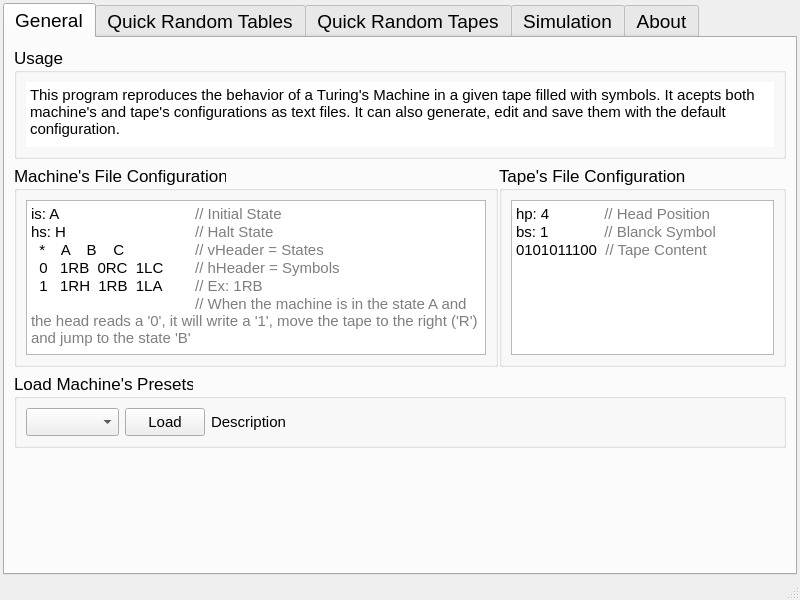
<?xml version="1.0" encoding="UTF-8"?>
<ui version="4.0">
 <class>Settings</class>
 <widget class="QMainWindow" name="Settings">
  <property name="geometry">
   <rect>
    <x>0</x>
    <y>0</y>
    <width>800</width>
    <height>600</height>
   </rect>
  </property>
  <property name="windowTitle">
   <string>MainWindow</string>
  </property>
  <widget class="QWidget" name="centralwidget">
   <layout class="QVBoxLayout" name="verticalLayout_6">
    <property name="spacing">
     <number>0</number>
    </property>
    <property name="leftMargin">
     <number>3</number>
    </property>
    <property name="topMargin">
     <number>3</number>
    </property>
    <property name="rightMargin">
     <number>3</number>
    </property>
    <property name="bottomMargin">
     <number>3</number>
    </property>
    <item>
     <widget class="QTabWidget" name="tabWidget">
      <property name="font">
       <font>
        <pointsize>14</pointsize>
       </font>
      </property>
      <property name="currentIndex">
       <number>0</number>
      </property>
      <widget class="QWidget" name="Genereal">
       <attribute name="title">
        <string>General</string>
       </attribute>
       <layout class="QVBoxLayout" name="verticalLayout_3">
        <item>
         <widget class="QGroupBox" name="Usage">
          <property name="font">
           <font>
            <pointsize>13</pointsize>
           </font>
          </property>
          <property name="title">
           <string>Usage</string>
          </property>
          <layout class="QHBoxLayout" name="horizontalLayout_8">
           <item>
            <widget class="QTextBrowser" name="usageTBrows">
             <property name="sizePolicy">
              <sizepolicy hsizetype="Expanding" vsizetype="Minimum">
               <horstretch>0</horstretch>
               <verstretch>0</verstretch>
              </sizepolicy>
             </property>
             <property name="minimumSize">
              <size>
               <width>0</width>
               <height>65</height>
              </size>
             </property>
             <property name="maximumSize">
              <size>
               <width>16777215</width>
               <height>65</height>
              </size>
             </property>
             <property name="frameShape">
              <enum>QFrame::NoFrame</enum>
             </property>
             <property name="html">
              <string>&lt;!DOCTYPE HTML PUBLIC &quot;-//W3C//DTD HTML 4.0//EN&quot; &quot;http://www.w3.org/TR/REC-html40/strict.dtd&quot;&gt;
&lt;html&gt;&lt;head&gt;&lt;meta name=&quot;qrichtext&quot; content=&quot;1&quot; /&gt;&lt;style type=&quot;text/css&quot;&gt;
p, li { white-space: pre-wrap; }
&lt;/style&gt;&lt;/head&gt;&lt;body style=&quot; font-family:'MS Shell Dlg 2'; font-size:13pt; font-weight:400; font-style:normal;&quot;&gt;
&lt;p style=&quot; margin-top:0px; margin-bottom:0px; margin-left:0px; margin-right:0px; -qt-block-indent:0; text-indent:0px;&quot;&gt;&lt;span style=&quot; font-size:11pt;&quot;&gt;This program reproduces the behavior of a Turing's Machine in a given tape filled with symbols. It acepts both machine's and tape's configurations as text files. It can also generate, edit and save them with the default configuration.&lt;/span&gt;&lt;/p&gt;&lt;/body&gt;&lt;/html&gt;</string>
             </property>
            </widget>
           </item>
          </layout>
         </widget>
        </item>
        <item>
         <widget class="QSplitter" name="generalSplit">
          <property name="orientation">
           <enum>Qt::Horizontal</enum>
          </property>
          <property name="handleWidth">
           <number>1</number>
          </property>
          <widget class="QGroupBox" name="MachineConf">
           <property name="font">
            <font>
             <pointsize>13</pointsize>
            </font>
           </property>
           <property name="title">
            <string>Machine's File Configuration</string>
           </property>
           <layout class="QHBoxLayout" name="horizontalLayout_9">
            <item>
             <widget class="QTextBrowser" name="machineTBrows">
              <property name="sizePolicy">
               <sizepolicy hsizetype="Expanding" vsizetype="Minimum">
                <horstretch>0</horstretch>
                <verstretch>0</verstretch>
               </sizepolicy>
              </property>
              <property name="minimumSize">
               <size>
                <width>460</width>
                <height>155</height>
               </size>
              </property>
              <property name="maximumSize">
               <size>
                <width>16777215</width>
                <height>155</height>
               </size>
              </property>
              <property name="html">
               <string>&lt;!DOCTYPE HTML PUBLIC &quot;-//W3C//DTD HTML 4.0//EN&quot; &quot;http://www.w3.org/TR/REC-html40/strict.dtd&quot;&gt;
&lt;html&gt;&lt;head&gt;&lt;meta name=&quot;qrichtext&quot; content=&quot;1&quot; /&gt;&lt;style type=&quot;text/css&quot;&gt;
p, li { white-space: pre-wrap; }
&lt;/style&gt;&lt;/head&gt;&lt;body style=&quot; font-family:'MS Shell Dlg 2'; font-size:13pt; font-weight:400; font-style:normal;&quot;&gt;
&lt;p style=&quot; margin-top:0px; margin-bottom:0px; margin-left:0px; margin-right:0px; -qt-block-indent:0; text-indent:0px;&quot;&gt;&lt;span style=&quot; font-family:'Consolas'; font-size:11pt;&quot;&gt;is: A		 &lt;/span&gt;&lt;span style=&quot; font-family:'Consolas'; font-size:11pt; color:#7e7e7e;&quot;&gt;// Initial State&lt;/span&gt;&lt;/p&gt;
&lt;p style=&quot; margin-top:0px; margin-bottom:0px; margin-left:0px; margin-right:0px; -qt-block-indent:0; text-indent:0px;&quot;&gt;&lt;span style=&quot; font-family:'Consolas'; font-size:11pt;&quot;&gt;hs: H		&lt;/span&gt;&lt;span style=&quot; font-family:'Consolas'; font-size:11pt; color:#7e7e7e;&quot;&gt; // Halt State&lt;/span&gt;&lt;/p&gt;
&lt;p style=&quot; margin-top:0px; margin-bottom:0px; margin-left:0px; margin-right:0px; -qt-block-indent:0; text-indent:0px;&quot;&gt;&lt;span style=&quot; font-family:'Consolas'; font-size:11pt;&quot;&gt;  *    A    B    C	 &lt;/span&gt;&lt;span style=&quot; font-family:'Consolas'; font-size:11pt; color:#7e7e7e;&quot;&gt;// vHeader = States&lt;/span&gt;&lt;/p&gt;
&lt;p style=&quot; margin-top:0px; margin-bottom:0px; margin-left:0px; margin-right:0px; -qt-block-indent:0; text-indent:0px;&quot;&gt;&lt;span style=&quot; font-family:'Consolas'; font-size:11pt;&quot;&gt;  0   1RB  0RC  1LC	 &lt;/span&gt;&lt;span style=&quot; font-family:'Consolas'; font-size:11pt; color:#7e7e7e;&quot;&gt;// hHeader = Symbols&lt;/span&gt;&lt;/p&gt;
&lt;p style=&quot; margin-top:0px; margin-bottom:0px; margin-left:0px; margin-right:0px; -qt-block-indent:0; text-indent:0px;&quot;&gt;&lt;span style=&quot; font-family:'Consolas'; font-size:11pt;&quot;&gt;  1   1RH  1RB  1LA	 &lt;/span&gt;&lt;span style=&quot; font-family:'Consolas'; font-size:11pt; color:#7e7e7e;&quot;&gt;// Ex: 1RB&lt;/span&gt;&lt;/p&gt;
&lt;p style=&quot; margin-top:0px; margin-bottom:0px; margin-left:0px; margin-right:0px; -qt-block-indent:0; text-indent:0px;&quot;&gt;&lt;span style=&quot; font-family:'Consolas'; font-size:11pt; color:#7e7e7e;&quot;&gt;		 // When the machine is in the state A and the head reads a '0', it will write a '1', move the tape to the right ('R') and jump to the state 'B'&lt;/span&gt;&lt;/p&gt;&lt;/body&gt;&lt;/html&gt;</string>
              </property>
             </widget>
            </item>
           </layout>
          </widget>
          <widget class="QGroupBox" name="TapeConf">
           <property name="font">
            <font>
             <pointsize>13</pointsize>
            </font>
           </property>
           <property name="title">
            <string>Tape's File Configuration</string>
           </property>
           <layout class="QHBoxLayout" name="horizontalLayout_10">
            <item>
             <widget class="QTextBrowser" name="tapeTBrows">
              <property name="sizePolicy">
               <sizepolicy hsizetype="Expanding" vsizetype="Minimum">
                <horstretch>0</horstretch>
                <verstretch>0</verstretch>
               </sizepolicy>
              </property>
              <property name="minimumSize">
               <size>
                <width>263</width>
                <height>155</height>
               </size>
              </property>
              <property name="maximumSize">
               <size>
                <width>16777215</width>
                <height>155</height>
               </size>
              </property>
              <property name="html">
               <string>&lt;!DOCTYPE HTML PUBLIC &quot;-//W3C//DTD HTML 4.0//EN&quot; &quot;http://www.w3.org/TR/REC-html40/strict.dtd&quot;&gt;
&lt;html&gt;&lt;head&gt;&lt;meta name=&quot;qrichtext&quot; content=&quot;1&quot; /&gt;&lt;style type=&quot;text/css&quot;&gt;
p, li { white-space: pre-wrap; }
&lt;/style&gt;&lt;/head&gt;&lt;body style=&quot; font-family:'MS Shell Dlg 2'; font-size:13pt; font-weight:400; font-style:normal;&quot;&gt;
&lt;p style=&quot; margin-top:0px; margin-bottom:0px; margin-left:0px; margin-right:0px; -qt-block-indent:0; text-indent:0px;&quot;&gt;&lt;span style=&quot; font-family:'Consolas'; font-size:11pt;&quot;&gt;hp: 4	  &lt;/span&gt;&lt;span style=&quot; font-family:'Consolas'; font-size:11pt; color:#7e7e7e;&quot;&gt;// Head Position&lt;/span&gt;&lt;/p&gt;
&lt;p style=&quot; margin-top:0px; margin-bottom:0px; margin-left:0px; margin-right:0px; -qt-block-indent:0; text-indent:0px;&quot;&gt;&lt;span style=&quot; font-family:'Consolas'; font-size:11pt;&quot;&gt;bs: 1	  &lt;/span&gt;&lt;span style=&quot; font-family:'Consolas'; font-size:11pt; color:#7e7e7e;&quot;&gt;// Blanck Symbol&lt;/span&gt;&lt;/p&gt;
&lt;p style=&quot; margin-top:0px; margin-bottom:0px; margin-left:0px; margin-right:0px; -qt-block-indent:0; text-indent:0px;&quot;&gt;&lt;span style=&quot; font-family:'Consolas'; font-size:11pt;&quot;&gt;0101011100  &lt;/span&gt;&lt;span style=&quot; font-family:'Consolas'; font-size:11pt; color:#7e7e7e;&quot;&gt;// Tape Content&lt;/span&gt;&lt;/p&gt;&lt;/body&gt;&lt;/html&gt;</string>
              </property>
             </widget>
            </item>
           </layout>
          </widget>
         </widget>
        </item>
        <item>
         <widget class="QGroupBox" name="groupBox">
          <property name="font">
           <font>
            <pointsize>13</pointsize>
           </font>
          </property>
          <property name="title">
           <string>Load Machine's Presets</string>
          </property>
          <layout class="QHBoxLayout" name="horizontalLayout_11">
           <item>
            <widget class="QComboBox" name="presetsCBox"/>
           </item>
           <item>
            <widget class="QPushButton" name="loadPresetBt">
             <property name="sizePolicy">
              <sizepolicy hsizetype="Minimum" vsizetype="Preferred">
               <horstretch>0</horstretch>
               <verstretch>0</verstretch>
              </sizepolicy>
             </property>
             <property name="font">
              <font>
               <pointsize>11</pointsize>
              </font>
             </property>
             <property name="text">
              <string>Load</string>
             </property>
            </widget>
           </item>
           <item>
            <widget class="QLabel" name="label">
             <property name="font">
              <font>
               <pointsize>11</pointsize>
              </font>
             </property>
             <property name="text">
              <string>Description</string>
             </property>
            </widget>
           </item>
           <item>
            <spacer name="zSpacer_10">
             <property name="orientation">
              <enum>Qt::Horizontal</enum>
             </property>
             <property name="sizeHint" stdset="0">
              <size>
               <width>491</width>
               <height>20</height>
              </size>
             </property>
            </spacer>
           </item>
          </layout>
         </widget>
        </item>
        <item>
         <spacer name="verticalSpacer">
          <property name="orientation">
           <enum>Qt::Vertical</enum>
          </property>
          <property name="sizeHint" stdset="0">
           <size>
            <width>20</width>
            <height>144</height>
           </size>
          </property>
         </spacer>
        </item>
       </layout>
      </widget>
      <widget class="QWidget" name="RandomTables">
       <attribute name="title">
        <string>Quick Random Tables</string>
       </attribute>
       <layout class="QVBoxLayout" name="verticalLayout_8">
        <item>
         <widget class="QGroupBox" name="TableNameBox">
          <property name="font">
           <font>
            <pointsize>13</pointsize>
           </font>
          </property>
          <property name="title">
           <string>Name Generation</string>
          </property>
          <layout class="QHBoxLayout" name="horizontalLayout">
           <item>
            <widget class="QLabel" name="zNameLabel">
             <property name="maximumSize">
              <size>
               <width>85</width>
               <height>16777215</height>
              </size>
             </property>
             <property name="font">
              <font>
               <pointsize>11</pointsize>
              </font>
             </property>
             <property name="text">
              <string>Name Prefix: </string>
             </property>
            </widget>
           </item>
           <item>
            <widget class="QLineEdit" name="tableNameEdit">
             <property name="font">
              <font>
               <pointsize>12</pointsize>
              </font>
             </property>
            </widget>
           </item>
           <item>
            <widget class="QLabel" name="zPlusLabel">
             <property name="font">
              <font>
               <pointsize>11</pointsize>
              </font>
             </property>
             <property name="text">
              <string>+</string>
             </property>
            </widget>
           </item>
           <item>
            <widget class="QComboBox" name="tableRandSuffix">
             <property name="minimumSize">
              <size>
               <width>80</width>
               <height>0</height>
              </size>
             </property>
             <property name="maximumSize">
              <size>
               <width>80</width>
               <height>16777215</height>
              </size>
             </property>
             <property name="font">
              <font>
               <pointsize>12</pointsize>
              </font>
             </property>
            </widget>
           </item>
           <item>
            <widget class="QLabel" name="zIntLabel">
             <property name="font">
              <font>
               <pointsize>11</pointsize>
              </font>
             </property>
             <property name="text">
              <string>Random integer</string>
             </property>
            </widget>
           </item>
          </layout>
         </widget>
        </item>
        <item>
         <widget class="QGroupBox" name="StatesBox">
          <property name="font">
           <font>
            <pointsize>13</pointsize>
           </font>
          </property>
          <property name="title">
           <string>States</string>
          </property>
          <layout class="QHBoxLayout" name="horizontalLayout_5">
           <item>
            <layout class="QVBoxLayout" name="StLabels">
             <item>
              <widget class="QLabel" name="zMinStLabel">
               <property name="font">
                <font>
                 <pointsize>11</pointsize>
                 <weight>50</weight>
                 <bold>false</bold>
                </font>
               </property>
               <property name="text">
                <string>Minimum:</string>
               </property>
              </widget>
             </item>
             <item>
              <widget class="QLabel" name="zMaxStLabel">
               <property name="font">
                <font>
                 <pointsize>11</pointsize>
                </font>
               </property>
               <property name="text">
                <string>Maximum:</string>
               </property>
              </widget>
             </item>
             <item>
              <widget class="QLabel" name="zInStLabel">
               <property name="font">
                <font>
                 <pointsize>11</pointsize>
                </font>
               </property>
               <property name="text">
                <string>Initial State:</string>
               </property>
              </widget>
             </item>
             <item>
              <widget class="QLabel" name="zHltStLabel">
               <property name="font">
                <font>
                 <pointsize>11</pointsize>
                </font>
               </property>
               <property name="text">
                <string>Halt State:</string>
               </property>
              </widget>
             </item>
            </layout>
           </item>
           <item>
            <layout class="QVBoxLayout" name="StSettings">
             <property name="spacing">
              <number>6</number>
             </property>
             <item>
              <layout class="QHBoxLayout" name="customStates">
               <item>
                <layout class="QVBoxLayout" name="stSpinBoxs">
                 <property name="spacing">
                  <number>6</number>
                 </property>
                 <item>
                  <widget class="QSpinBox" name="minStSpinBox">
                   <property name="minimumSize">
                    <size>
                     <width>50</width>
                     <height>30</height>
                    </size>
                   </property>
                   <property name="font">
                    <font>
                     <pointsize>12</pointsize>
                    </font>
                   </property>
                   <property name="minimum">
                    <number>1</number>
                   </property>
                   <property name="maximum">
                    <number>25</number>
                   </property>
                  </widget>
                 </item>
                 <item>
                  <widget class="QSpinBox" name="maxStSpinBox">
                   <property name="minimumSize">
                    <size>
                     <width>50</width>
                     <height>30</height>
                    </size>
                   </property>
                   <property name="font">
                    <font>
                     <pointsize>12</pointsize>
                    </font>
                   </property>
                   <property name="minimum">
                    <number>1</number>
                   </property>
                   <property name="maximum">
                    <number>25</number>
                   </property>
                  </widget>
                 </item>
                </layout>
               </item>
               <item>
                <layout class="QHBoxLayout" name="stLayout">
                 <property name="spacing">
                  <number>6</number>
                 </property>
                </layout>
               </item>
               <item>
                <spacer name="zSpacer">
                 <property name="orientation">
                  <enum>Qt::Horizontal</enum>
                 </property>
                 <property name="sizeHint" stdset="0">
                  <size>
                   <width>40</width>
                   <height>20</height>
                  </size>
                 </property>
                </spacer>
               </item>
              </layout>
             </item>
             <item>
              <layout class="QHBoxLayout" name="inState">
               <item>
                <widget class="QComboBox" name="inStCBox">
                 <property name="minimumSize">
                  <size>
                   <width>50</width>
                   <height>30</height>
                  </size>
                 </property>
                 <property name="maximumSize">
                  <size>
                   <width>50</width>
                   <height>30</height>
                  </size>
                 </property>
                 <property name="font">
                  <font>
                   <pointsize>12</pointsize>
                  </font>
                 </property>
                </widget>
               </item>
               <item>
                <widget class="QCheckBox" name="rInStCheck">
                 <property name="font">
                  <font>
                   <pointsize>10</pointsize>
                  </font>
                 </property>
                 <property name="text">
                  <string>Random</string>
                 </property>
                </widget>
               </item>
               <item>
                <spacer name="zSpacer_2">
                 <property name="orientation">
                  <enum>Qt::Horizontal</enum>
                 </property>
                 <property name="sizeHint" stdset="0">
                  <size>
                   <width>40</width>
                   <height>20</height>
                  </size>
                 </property>
                </spacer>
               </item>
              </layout>
             </item>
             <item>
              <layout class="QHBoxLayout" name="haltState">
               <item>
                <widget class="QLineEdit" name="haltStEdit">
                 <property name="minimumSize">
                  <size>
                   <width>50</width>
                   <height>30</height>
                  </size>
                 </property>
                 <property name="maximumSize">
                  <size>
                   <width>50</width>
                   <height>30</height>
                  </size>
                 </property>
                 <property name="font">
                  <font>
                   <pointsize>12</pointsize>
                  </font>
                 </property>
                 <property name="maxLength">
                  <number>1</number>
                 </property>
                 <property name="alignment">
                  <set>Qt::AlignCenter</set>
                 </property>
                </widget>
               </item>
               <item>
                <spacer name="zSpacer_3">
                 <property name="orientation">
                  <enum>Qt::Horizontal</enum>
                 </property>
                 <property name="sizeHint" stdset="0">
                  <size>
                   <width>40</width>
                   <height>20</height>
                  </size>
                 </property>
                </spacer>
               </item>
              </layout>
             </item>
            </layout>
           </item>
          </layout>
         </widget>
        </item>
        <item>
         <widget class="QGroupBox" name="SymbolsBox">
          <property name="font">
           <font>
            <pointsize>13</pointsize>
           </font>
          </property>
          <property name="title">
           <string>Symbols</string>
          </property>
          <layout class="QHBoxLayout" name="horizontalLayout_2">
           <item>
            <layout class="QVBoxLayout" name="syLabels">
             <item>
              <widget class="QLabel" name="zMinSyLabel">
               <property name="font">
                <font>
                 <pointsize>11</pointsize>
                 <weight>50</weight>
                 <bold>false</bold>
                </font>
               </property>
               <property name="text">
                <string>Minimum:</string>
               </property>
              </widget>
             </item>
             <item>
              <widget class="QLabel" name="zMaxSyLabel">
               <property name="font">
                <font>
                 <pointsize>11</pointsize>
                </font>
               </property>
               <property name="text">
                <string>Maximum:</string>
               </property>
              </widget>
             </item>
            </layout>
           </item>
           <item>
            <layout class="QVBoxLayout" name="sySpinBoxs">
             <item>
              <widget class="QSpinBox" name="minSySpinBox">
               <property name="minimumSize">
                <size>
                 <width>50</width>
                 <height>30</height>
                </size>
               </property>
               <property name="font">
                <font>
                 <pointsize>12</pointsize>
                </font>
               </property>
               <property name="minimum">
                <number>1</number>
               </property>
               <property name="maximum">
                <number>10</number>
               </property>
              </widget>
             </item>
             <item>
              <widget class="QSpinBox" name="maxSySpinBox">
               <property name="minimumSize">
                <size>
                 <width>50</width>
                 <height>30</height>
                </size>
               </property>
               <property name="font">
                <font>
                 <pointsize>12</pointsize>
                </font>
               </property>
               <property name="minimum">
                <number>1</number>
               </property>
               <property name="maximum">
                <number>10</number>
               </property>
              </widget>
             </item>
            </layout>
           </item>
           <item>
            <layout class="QHBoxLayout" name="syLayout"/>
           </item>
           <item>
            <spacer name="zSpacer_4">
             <property name="orientation">
              <enum>Qt::Horizontal</enum>
             </property>
             <property name="sizeHint" stdset="0">
              <size>
               <width>609</width>
               <height>20</height>
              </size>
             </property>
            </spacer>
           </item>
          </layout>
         </widget>
        </item>
        <item>
         <spacer name="zSpacer_9">
          <property name="orientation">
           <enum>Qt::Vertical</enum>
          </property>
          <property name="sizeHint" stdset="0">
           <size>
            <width>20</width>
            <height>40</height>
           </size>
          </property>
         </spacer>
        </item>
       </layout>
      </widget>
      <widget class="QWidget" name="RandomTapes">
       <attribute name="title">
        <string>Quick Random Tapes</string>
       </attribute>
       <layout class="QVBoxLayout" name="verticalLayout_5">
        <item>
         <widget class="QGroupBox" name="TapeNameBox">
          <property name="font">
           <font>
            <pointsize>13</pointsize>
           </font>
          </property>
          <property name="title">
           <string>Name Generation</string>
          </property>
          <layout class="QHBoxLayout" name="horizontalLayout_7">
           <item>
            <widget class="QLabel" name="zLabel">
             <property name="font">
              <font>
               <pointsize>11</pointsize>
              </font>
             </property>
             <property name="text">
              <string>Name Prefix:</string>
             </property>
            </widget>
           </item>
           <item>
            <widget class="QLineEdit" name="tapeNameEdit">
             <property name="font">
              <font>
               <pointsize>12</pointsize>
              </font>
             </property>
            </widget>
           </item>
           <item>
            <widget class="QLabel" name="zLabel_2">
             <property name="font">
              <font>
               <pointsize>11</pointsize>
              </font>
             </property>
             <property name="text">
              <string>+</string>
             </property>
            </widget>
           </item>
           <item>
            <widget class="QComboBox" name="tapeRandSuffix">
             <property name="minimumSize">
              <size>
               <width>80</width>
               <height>0</height>
              </size>
             </property>
             <property name="maximumSize">
              <size>
               <width>80</width>
               <height>16777215</height>
              </size>
             </property>
             <property name="font">
              <font>
               <pointsize>12</pointsize>
              </font>
             </property>
            </widget>
           </item>
           <item>
            <widget class="QLabel" name="zLabel_3">
             <property name="font">
              <font>
               <pointsize>11</pointsize>
              </font>
             </property>
             <property name="text">
              <string>Random integer</string>
             </property>
            </widget>
           </item>
          </layout>
         </widget>
        </item>
        <item>
         <widget class="QGroupBox" name="TapeBox">
          <property name="font">
           <font>
            <pointsize>13</pointsize>
           </font>
          </property>
          <property name="title">
           <string>Tape</string>
          </property>
          <layout class="QHBoxLayout" name="horizontalLayout_12">
           <item>
            <layout class="QVBoxLayout" name="TapeLabels">
             <item>
              <widget class="QLabel" name="zLabel_7">
               <property name="font">
                <font>
                 <pointsize>11</pointsize>
                </font>
               </property>
               <property name="text">
                <string>Symbols:</string>
               </property>
              </widget>
             </item>
             <item>
              <widget class="QLabel" name="zLabel_6">
               <property name="font">
                <font>
                 <pointsize>11</pointsize>
                </font>
               </property>
               <property name="text">
                <string>Minimum Size:</string>
               </property>
              </widget>
             </item>
             <item>
              <widget class="QLabel" name="zLabel_5">
               <property name="font">
                <font>
                 <pointsize>11</pointsize>
                </font>
               </property>
               <property name="text">
                <string>Maximum Size:</string>
               </property>
              </widget>
             </item>
             <item>
              <widget class="QLabel" name="zLabel_4">
               <property name="font">
                <font>
                 <pointsize>11</pointsize>
                </font>
               </property>
               <property name="text">
                <string>Blanck Symbol:</string>
               </property>
              </widget>
             </item>
            </layout>
           </item>
           <item>
            <layout class="QVBoxLayout" name="TapeSettings">
             <item>
              <layout class="QHBoxLayout" name="zSymLayout">
               <item>
                <widget class="QSpinBox" name="tapeSySBox">
                 <property name="minimumSize">
                  <size>
                   <width>0</width>
                   <height>30</height>
                  </size>
                 </property>
                 <property name="font">
                  <font>
                   <pointsize>12</pointsize>
                  </font>
                 </property>
                 <property name="minimum">
                  <number>1</number>
                 </property>
                 <property name="maximum">
                  <number>10</number>
                 </property>
                </widget>
               </item>
               <item>
                <layout class="QHBoxLayout" name="tapeSyLayout"/>
               </item>
               <item>
                <spacer name="zSpacer_5">
                 <property name="orientation">
                  <enum>Qt::Horizontal</enum>
                 </property>
                 <property name="sizeHint" stdset="0">
                  <size>
                   <width>258</width>
                   <height>20</height>
                  </size>
                 </property>
                </spacer>
               </item>
              </layout>
             </item>
             <item>
              <layout class="QHBoxLayout" name="MinSize">
               <item>
                <widget class="QSpinBox" name="tapeMinSizeSBox">
                 <property name="minimumSize">
                  <size>
                   <width>0</width>
                   <height>30</height>
                  </size>
                 </property>
                 <property name="font">
                  <font>
                   <pointsize>12</pointsize>
                  </font>
                 </property>
                 <property name="minimum">
                  <number>3</number>
                 </property>
                </widget>
               </item>
               <item>
                <spacer name="zSpacer_6">
                 <property name="orientation">
                  <enum>Qt::Horizontal</enum>
                 </property>
                 <property name="sizeHint" stdset="0">
                  <size>
                   <width>40</width>
                   <height>20</height>
                  </size>
                 </property>
                </spacer>
               </item>
              </layout>
             </item>
             <item>
              <layout class="QHBoxLayout" name="MaxSize">
               <item>
                <widget class="QSpinBox" name="tapeMaxSizeSBox">
                 <property name="minimumSize">
                  <size>
                   <width>0</width>
                   <height>30</height>
                  </size>
                 </property>
                 <property name="minimum">
                  <number>3</number>
                 </property>
                </widget>
               </item>
               <item>
                <spacer name="zSpacer_8">
                 <property name="orientation">
                  <enum>Qt::Horizontal</enum>
                 </property>
                 <property name="sizeHint" stdset="0">
                  <size>
                   <width>40</width>
                   <height>20</height>
                  </size>
                 </property>
                </spacer>
               </item>
              </layout>
             </item>
             <item>
              <layout class="QHBoxLayout" name="BlacnkSymbol">
               <item>
                <widget class="QLineEdit" name="tapeBSymEdit">
                 <property name="sizePolicy">
                  <sizepolicy hsizetype="Minimum" vsizetype="Fixed">
                   <horstretch>0</horstretch>
                   <verstretch>0</verstretch>
                  </sizepolicy>
                 </property>
                 <property name="minimumSize">
                  <size>
                   <width>45</width>
                   <height>30</height>
                  </size>
                 </property>
                 <property name="maximumSize">
                  <size>
                   <width>45</width>
                   <height>16777215</height>
                  </size>
                 </property>
                 <property name="font">
                  <font>
                   <pointsize>12</pointsize>
                  </font>
                 </property>
                 <property name="maxLength">
                  <number>1</number>
                 </property>
                 <property name="alignment">
                  <set>Qt::AlignCenter</set>
                 </property>
                </widget>
               </item>
               <item>
                <widget class="QCheckBox" name="rBSyCheck">
                 <property name="font">
                  <font>
                   <pointsize>10</pointsize>
                  </font>
                 </property>
                 <property name="text">
                  <string>Random</string>
                 </property>
                </widget>
               </item>
               <item>
                <spacer name="zSpacer_7">
                 <property name="orientation">
                  <enum>Qt::Horizontal</enum>
                 </property>
                 <property name="sizeHint" stdset="0">
                  <size>
                   <width>40</width>
                   <height>20</height>
                  </size>
                 </property>
                </spacer>
               </item>
              </layout>
             </item>
            </layout>
           </item>
          </layout>
         </widget>
        </item>
        <item>
         <spacer name="verticalSpacer_3">
          <property name="orientation">
           <enum>Qt::Vertical</enum>
          </property>
          <property name="sizeHint" stdset="0">
           <size>
            <width>20</width>
            <height>267</height>
           </size>
          </property>
         </spacer>
        </item>
       </layout>
      </widget>
      <widget class="QWidget" name="simulation">
       <attribute name="title">
        <string>Simulation</string>
       </attribute>
       <layout class="QVBoxLayout" name="verticalLayout_2">
        <item>
         <widget class="QGroupBox" name="groupBox_2">
          <property name="font">
           <font>
            <pointsize>13</pointsize>
           </font>
          </property>
          <property name="title">
           <string>Iteration Delay</string>
          </property>
          <layout class="QHBoxLayout" name="horizontalLayout_4">
           <item>
            <layout class="QVBoxLayout" name="verticalLayout">
             <item>
              <layout class="QHBoxLayout" name="horizontalLayout_3">
               <item>
                <widget class="QLabel" name="label_2">
                 <property name="font">
                  <font>
                   <pointsize>11</pointsize>
                  </font>
                 </property>
                 <property name="text">
                  <string>Delay between iterations (ms):</string>
                 </property>
                </widget>
               </item>
               <item>
                <widget class="QSpinBox" name="delaySpinBox">
                 <property name="minimum">
                  <number>50</number>
                 </property>
                 <property name="maximum">
                  <number>1000000</number>
                 </property>
                 <property name="singleStep">
                  <number>50</number>
                 </property>
                 <property name="value">
                  <number>200</number>
                 </property>
                </widget>
               </item>
              </layout>
             </item>
            </layout>
           </item>
           <item>
            <spacer name="horizontalSpacer">
             <property name="orientation">
              <enum>Qt::Horizontal</enum>
             </property>
             <property name="sizeHint" stdset="0">
              <size>
               <width>477</width>
               <height>20</height>
              </size>
             </property>
            </spacer>
           </item>
          </layout>
         </widget>
        </item>
        <item>
         <widget class="QGroupBox" name="groupBox_3">
          <property name="font">
           <font>
            <pointsize>13</pointsize>
           </font>
          </property>
          <property name="title">
           <string>Halt Simulation</string>
          </property>
          <layout class="QHBoxLayout" name="horizontalLayout_6">
           <item>
            <widget class="QCheckBox" name="haltSimCheck">
             <property name="font">
              <font>
               <pointsize>11</pointsize>
              </font>
             </property>
             <property name="text">
              <string>Halt Simulation in </string>
             </property>
            </widget>
           </item>
           <item>
            <widget class="QSpinBox" name="haltSimSpinBox">
             <property name="minimum">
              <number>1</number>
             </property>
             <property name="maximum">
              <number>10000000</number>
             </property>
            </widget>
           </item>
           <item>
            <widget class="QLabel" name="label_5">
             <property name="font">
              <font>
               <pointsize>11</pointsize>
              </font>
             </property>
             <property name="text">
              <string>iterations</string>
             </property>
            </widget>
           </item>
           <item>
            <spacer name="horizontalSpacer_2">
             <property name="orientation">
              <enum>Qt::Horizontal</enum>
             </property>
             <property name="sizeHint" stdset="0">
              <size>
               <width>40</width>
               <height>20</height>
              </size>
             </property>
            </spacer>
           </item>
          </layout>
         </widget>
        </item>
        <item>
         <spacer name="verticalSpacer_2">
          <property name="orientation">
           <enum>Qt::Vertical</enum>
          </property>
          <property name="sizeHint" stdset="0">
           <size>
            <width>20</width>
            <height>418</height>
           </size>
          </property>
         </spacer>
        </item>
       </layout>
      </widget>
      <widget class="QWidget" name="about">
       <attribute name="title">
        <string>About</string>
       </attribute>
      </widget>
     </widget>
    </item>
   </layout>
  </widget>
  <widget class="QStatusBar" name="statusBar"/>
 </widget>
 <resources/>
 <connections/>
</ui>
